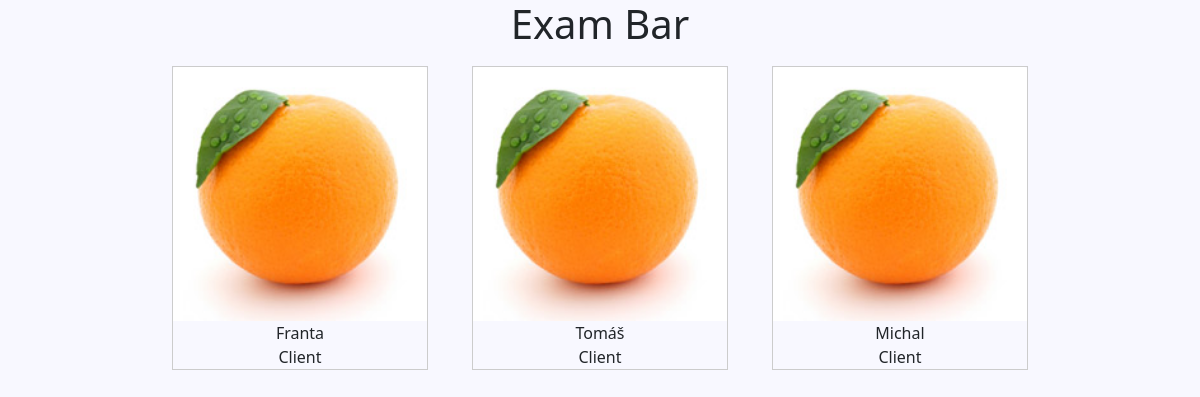
The page / on the database its author committed.
### tables this page shows
CREATE TABLE `users` (
  `id` int(11) NOT NULL,
  `name` text NOT NULL,
  `age` int(11) NOT NULL,
  `cash` int(11) NOT NULL
);

### index.php (the view, shortened to what this page needs)
<!doctype html>
<html lang="en">
<head>
    <link rel="stylesheet" type="text/css"
        href="https://stackpath.bootstrapcdn.com/font-awesome/4.7.0/css/font-awesome.min.css">
    <link href="https://cdn.jsdelivr.net/npm/bootstrap@5.0.2/dist/css/bootstrap.min.css" rel="stylesheet"
>
    <link rel="stylesheet" href="style.css">
</head>
<body>
    <div class="container">
        <h1 class="text-center">Exam Bar</h1>
        <div class="row">
            <?php
            include("./db.php");
            $sel_query="Select * from users;";
            $result = mysqli_query($con,$sel_query);
            while($row = mysqli_fetch_assoc($result)) { ?>
            <div class='col-md-4 col-lg-4 col-sm-4'>
                <label>
                    <div class='panel panel-default card-input text-center'>
                        <img class='card-img-top' src='orange.jpg' alt='Card image cap'>
                        <div class='panel-heading'><?php echo $row["name"]; ?></div>
                        <div class='panel-body'>
                            Client
                        </div>
                    </div>
                </label>
            </div>
            <?php } ?>
        </div>
    </div>
</body>
</html>

### style.css (style rules this page uses)
body { background: ghostwhite; }
.container { max-width: 900px; margin: 0 auto; }
label { width: 100%; }
.card-input { margin: 10px; padding: 00px; border: 1px solid #ccc; }

### rows shown on the page
users: name "Franta"
users: name "Tomáš"
users: name "Michal"
